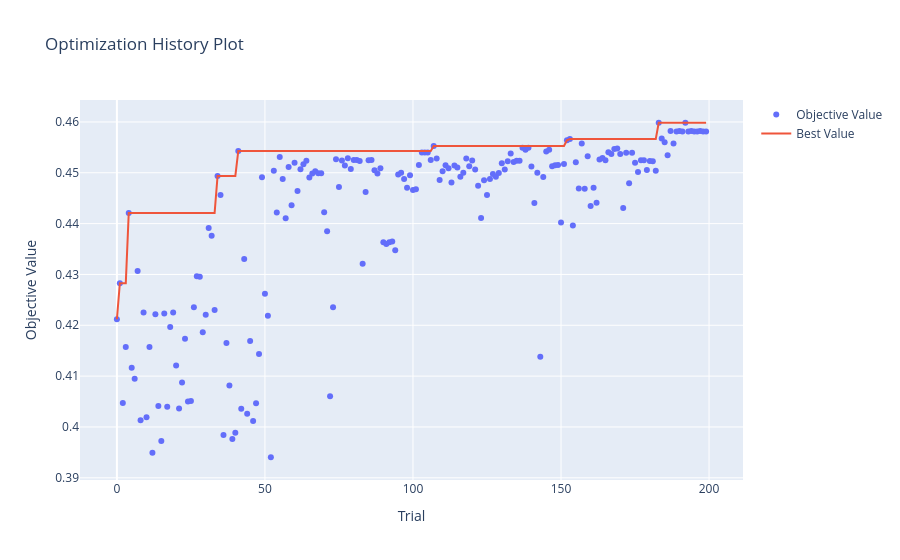

Notebook code for this chart:
### Markdown cell above
Train and optimize the model:

### Code cell
(optimized_RF, 
cv_results_RF,
tpr_RF, fpr_RF,
precs_RF, recs_RF) = optimize_model_optuna_search(pipe_RF, params_dist_RF, 
                                                X_train, y_train, X_test, y_test, 
                                                metrics_dict=scoring_dict,
                                                cv=my_cv)

### Figure 1 — Plotly figure (JSON) as saved in the notebook; plotly's stock layout.template omitted (floating-point values rounded to 4 significant figures; data arrays with more than 128 entries replaced by an {"elided": "..."} marker saying what was removed)
{"data": [{"mode": "markers", "name": "Objective Value", "type": "scatter", "x": {"elided": "200 int values"}, "y": {"elided": "200 float values"}}, {"mode": "lines", "name": "Best Value", "type": "scatter", "x": {"elided": "200 int values"}, "y": {"elided": "200 float values"}}, {"marker": {"color": "#cccccc"}, "mode": "markers", "name": "Infeasible Trial", "showlegend": false, "type": "scatter", "x": [], "y": []}], "layout": {"title": {"text": "Optimization History Plot"}, "xaxis": {"title": {"text": "Trial"}}, "yaxis": {"title": {"text": "Objective Value"}}}}
